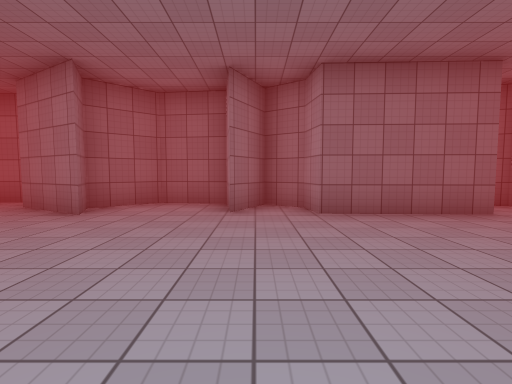
[1] (above)

16 first-person views from a walk through a Unity game level. The camera is 1.4 m above the floor, tilts 4° down and sees 85° across. The floor is counted in squares, 2 m on a side. Each view is taken from the middle of a square. On the plan, view 1 faces up. The plan holds only what a view shows up to about 9 squares ahead; the rest is blank. The place goes on beyond the plan. The player character is not drawn. Surface patterns are stand-ins for the level's own textures.

[2]
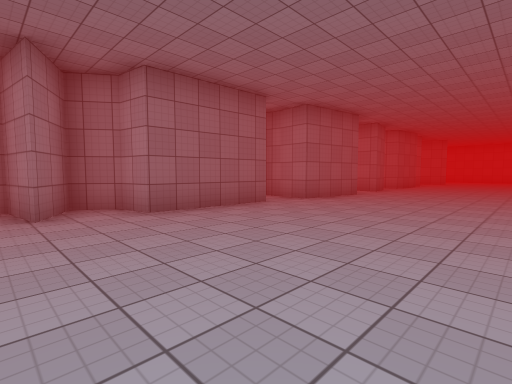

[3]
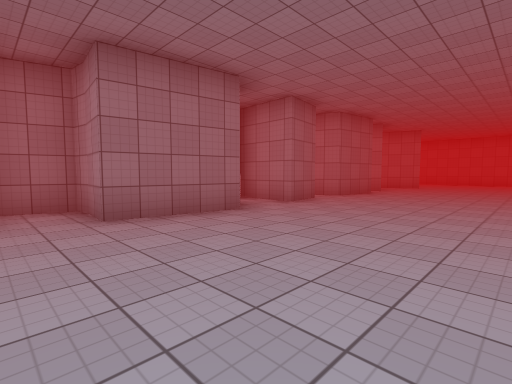

[4]
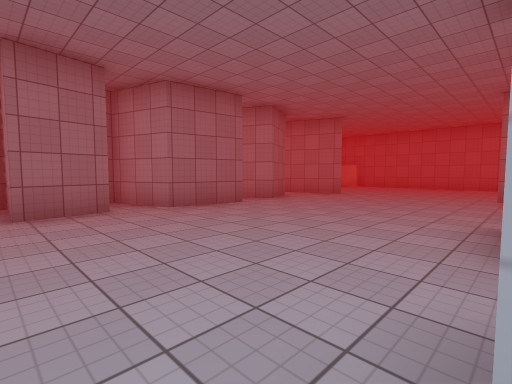

[5]
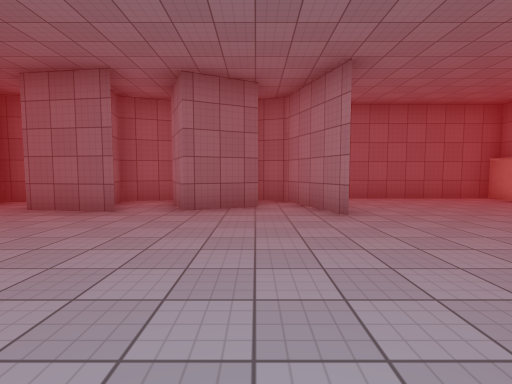

[6]
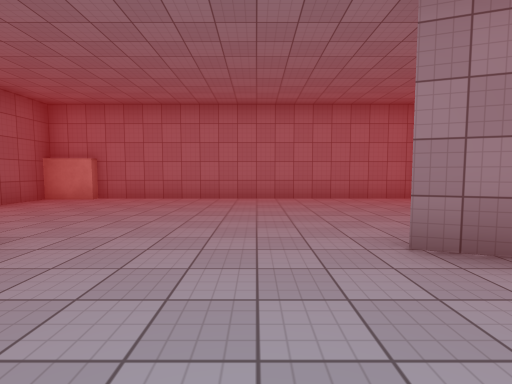

[7]
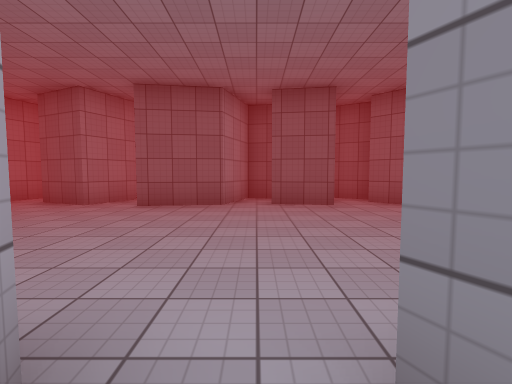

[8]
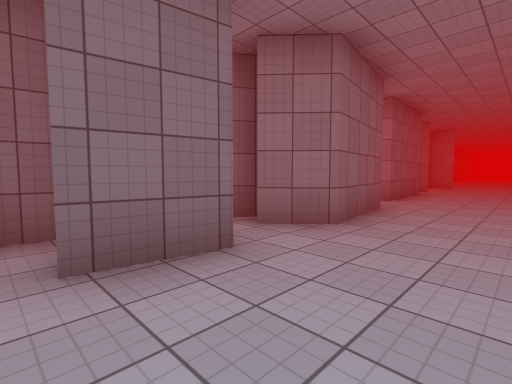

[9]
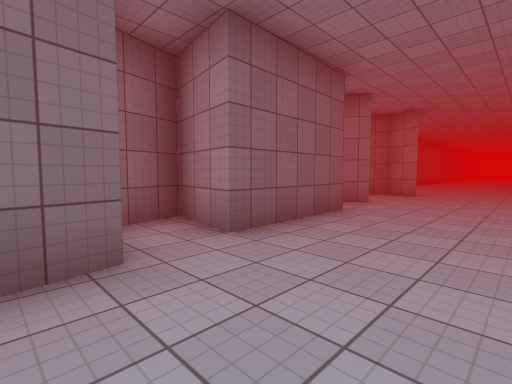

[10]
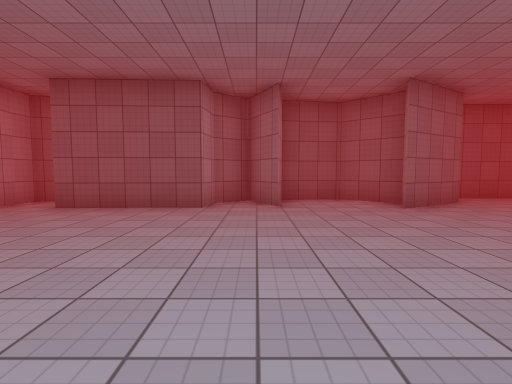

[11]
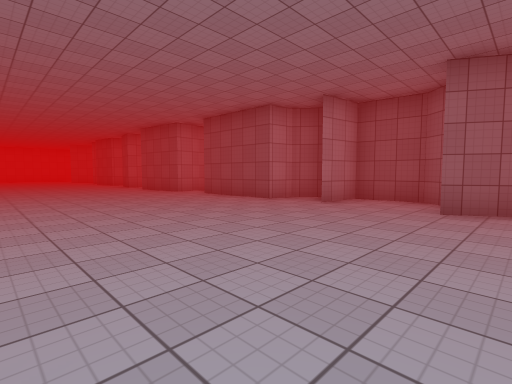

[12]
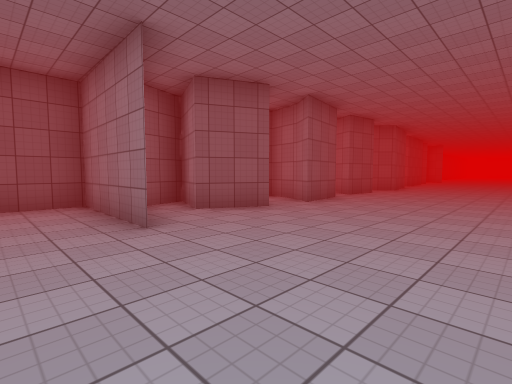

[13]
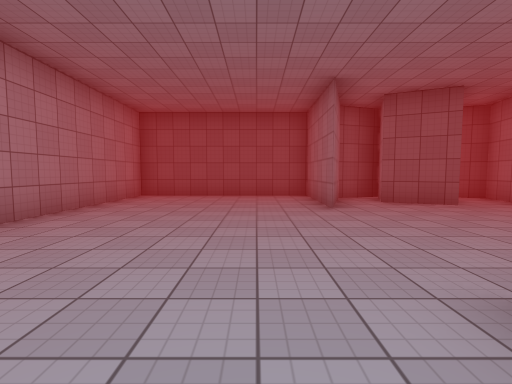

[14]
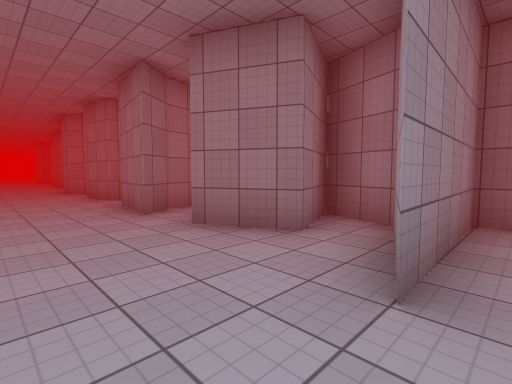

[15]
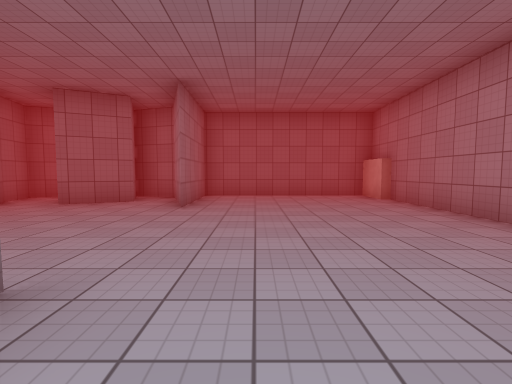

[16]
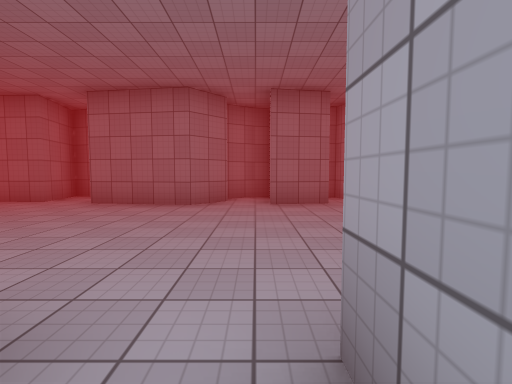

### Floor plan
Points are (right, up) in squares from view 1. A wall is a line through its corners. A room is listed if a view was taken in it or the views show most of it. See-through windows are left out.
Room 1 (views 1, 2, 3, 4, 5, 6, 7, 8, 9, 10, 11, 12, 13, 14, 15, 16)
walls: (8.3, 4.8) (7.6, 4) (5.2, 4.3) (5.3, 5.3); (9.3, -1.7) (9.3, -1) (10.7, -1.2); (10.3, -2.5) (11.2, -2.6) (11.7, -1.1) (13.5, -0.8) (13, -1.5) (12.8, -2.6) (13.4, -2.8); (7.8, -2.1) (8.9, -2.7); (5.3, 5.2) (5.3, 5.8) (3.7, 6.2) (4, 4.6) (1.1, 4.7); (14, 6.1) (12.8, 5.7) (13, 4.7) (13.5, 3.9) (11.7, 4.2) (11.2, 5.8) (10, 5.6) (10.7, 4.3) (9.3, 4.1) (9.4, 6) (9, 5.9) (8.2, 5.5); (5.2, -1.2) (7.6, -0.9) (8.3, -1.7); (14.1, -2.3) (14.7, -0.9) (16, -1.6); (5.3, -2.2) (5.3, -1.7); (16, 4.7) (14.7, 4.1) (14.1, 5.4); (15.5, -3.1) (16.7, -2.7) (17.6, -0.1) (17.7, -3.5); (17.4, -3.5) (22.5, -3.5) (22.5, -2.9); (1, 5.5) (0.2, 6.1) (-0.4, 4.9) (-0.6, 6.2) (-2.2, 6.4) (-3.3, 5.4) (-2.9, 4.6) (-4.5, 5.5); (22.3, 5.9) (22.3, 6.5) (17.4, 6.5) (17.5, 3.6) (16.7, 5.8); (-4.6, -2.4) (-2.9, -1.4) (-3.3, -2.3) (-2.2, -3.3) (-0.7, -3.1) (-0.5, -1.7) (0.2, -2.9) (0.9, -2.4) (1.1, -1.6) (4, -1.5) (3.7, -3.1) (5.3, -2.6) (5.3, -2.1)

Where each view was taken, in squares from view 1:
view 1: 0 up, 0 right, facing up
view 2: 0 up, 1 left, facing up-right
view 3: 0 up, 4 right, facing up-right
view 4: 1 down, 9 right, facing up-right
view 5: 1 down, 16 right, facing up
view 6: 1 up, 15 right, facing right
view 7: 5 up, 11 right, facing down
view 8: 1 up, 11 right, facing down-left
view 9: 1 up, 6 right, facing down-left
view 10: 4 up, 0 right, facing down
view 11: 4 up, 4 left, facing down-right
view 12: 3 up, 19 right, facing down-left
view 13: 5 up, 19 right, facing down
view 14: 2 up, 18 right, facing up-left
view 15: 2 down, 19 right, facing up
view 16: 2 down, 9 right, facing up
